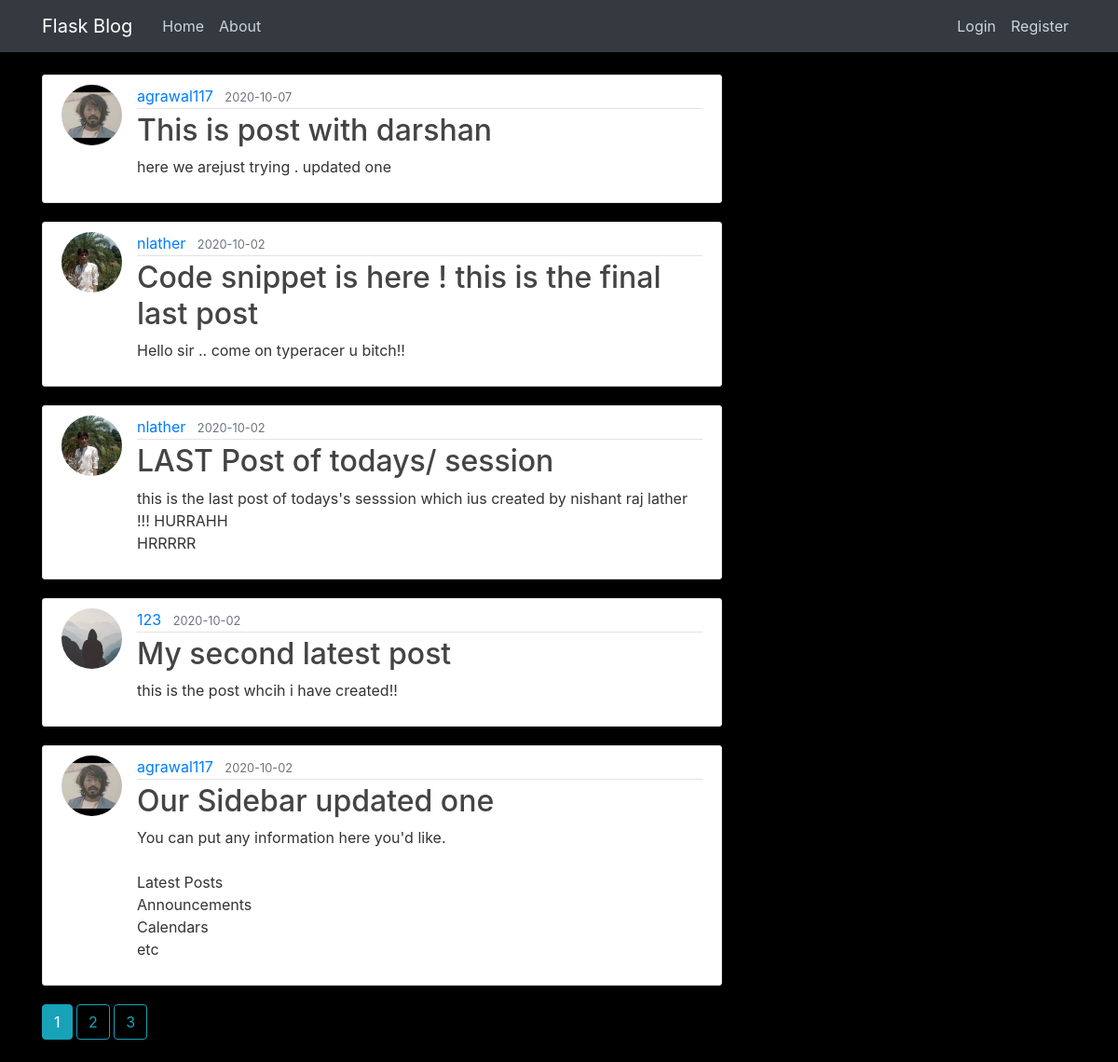
The page /home on the database its author committed.
### flaskblog/models.py (models this page shows, shortened)
class Post(db.Model):
    id = db.Column(db.Integer, primary_key=True)
    title = db.Column(db.String(100), nullable=False)
    date_posted = db.Column(db.DateTime, nullable=False, default=datetime.utcnow)
    content = db.Column(db.Text, nullable=False)
    user_id = db.Column(db.Integer, db.ForeignKey('user.id'), nullable=False)

class User(db.Model, UserMixin):
    id = db.Column(db.Integer, primary_key=True)
    username = db.Column(db.String(20), unique=True, nullable=False)
    email = db.Column(db.String(120), unique=True, nullable=False)
    image_file = db.Column(db.String(20), nullable=False, default='default.jpg')
    password = db.Column(db.String(60), nullable=False)
    posts = db.relationship('Post', backref='author', lazy=True)

### flaskblog/routes.py (the view)
@app.route("/home")
def home():
	page = request.args.get('page', 1, type=int)
	posts=Post.query.order_by(Post.date_posted.desc()).paginate(page=page, per_page=5)
	return render_template('home.html',posts=posts)

### flaskblog/templates/home.html
{% extends "layout.html" %}
{% block content %}
    {% for post in posts.items %}
    	<article class="media content-section">
    	  <img class="rounded-circle article-img" src="{{ url_for('static', filename='profile_pics/' + post.author.image_file) }}">
		  <div class="media-body">
		    <div class="article-metadata">
		      <a class="mr-2" href="{{ url_for('user_posts', username=post.author.username) }}">{{ post.author.username }}</a>
		      <small class="text-muted">{{ post.date_posted.strftime('%Y-%m-%d') }}</small>
		    </div>
		    <h2><a class="article-title" href="{{ url_for('post', post_id=post.id) }}">{{ post.title }}</a></h2>
		    <p class="article-content">{{ post.content }}</p>
		  </div>
		</article>
    {% endfor %}
    {% for page_num in posts.iter_pages(left_edge=1, right_edge=1, left_current=1, right_current=2) %}
      {% if page_num %}
        {% if posts.page == page_num %}
          <a class="btn btn-info mb-4" href="{{ url_for('home', page=page_num) }}">{{ page_num }}</a>
        {% else %}
          <a class="btn btn-outline-info mb-4" href="{{ url_for('home', page=page_num) }}">{{ page_num }}</a>
        {% endif %}
      {% else %}
        ...
      {% endif %}
    {% endfor %}
{% endblock %}

### flaskblog/templates/layout.html (shortened to what this page needs)
<!DOCTYPE html>
<html>
<head>
  <link rel="stylesheet" href="https://stackpath.bootstrapcdn.com/bootstrap/4.5.2/css/bootstrap.min.css">
  <link rel="stylesheet" type="text/css" href="{{ url_for('static', filename='main.css') }}"/>
</head>
<body>
  <header class="site-header">
    <nav class="navbar navbar-expand-lg navbar-dark bg-dark fixed-top">
      <div class="container">
        <a class="navbar-brand mr-4" href="/">Flask Blog</a>
        <div class="collapse navbar-collapse" id="navbarToggle">
          <div class="navbar-nav mr-auto">
            <a class="nav-item nav-link" href="{{url_for('home')}}" >Home</a>
            <a class="nav-item nav-link" href="{{url_for('about')}}">About</a>
          </div>
          <div class="navbar-nav">
            {% if current_user.is_authenticated %}
              <a class="nav-item nav-link" href="{{ url_for('new_post') }}">New Post</a>
              <a class="nav-item nav-link" href="{{ url_for('account') }}">Account</a>
              <a class="nav-item nav-link" href="{{ url_for('logout') }}">Logout</a>
            {% else %}
              <a class="nav-item nav-link" href="{{ url_for('login') }}">Login</a>
              <a class="nav-item nav-link" href="{{ url_for('register') }}">Register</a>
            {% endif %}
          </div>
        </div>
      </div>
    </nav>
  </header>
  <main role="main" class="container">
    <div class="row">
      <div class="col-md-8">
        {% block content %}{% endblock %}
      </div>
    </div>
  </main>
</body>
</html>

### flaskblog/static/main.css (style rules this page uses)
body { background: #000; color: #333333; margin-top: 5rem; }
h1, h2, h3, h4, h5, h6 { color: #444444; }
.site-header .navbar-nav .nav-link { color: #cbd5db; }
.content-section { background: #ffffff; padding: 10px 20px; border: 1px solid #dddddd; border-radius: 3px; margin-bottom: 20px; }
.article-title { color: #444444; }
.article-content { white-space: pre-line; }
.article-img { height: 65px; width: 65px; margin-right: 16px; }
.article-metadata { padding-bottom: 1px; margin-bottom: 4px; border-bottom: 1px solid #e3e3e3 }

### rows shown on the page
Post: image_file (picture), author.username "agrawal117", date_posted "2020-10-07", title "This is post with darshan", content "here we arejust trying . updated one"
Post: image_file (picture), author.username "nlather", date_posted "2020-10-02", title "Code snippet is here ! this is the final last post", content "Hello sir .. come on typeracer u bitch!!"
Post: image_file (picture), author.username "nlather", date_posted "2020-10-02", title "LAST Post of todays/ session", content "this is the last post of todays's sesssion which ius created by nishant raj lather !!! HURRAHH HRRRRR"
Post: image_file (placeholder picture), author.username "123", date_posted "2020-10-02", title "My second latest post", content "this is the post whcih i have created!!"
Post: image_file (picture), author.username "agrawal117", date_posted "2020-10-02", title "Our Sidebar updated one", content "You can put any information here you'd like. Latest Posts Announcements Calendars etc"

### other values the page prints
{{ page_num }} "1"
{{ page_num }} "2" "3"
